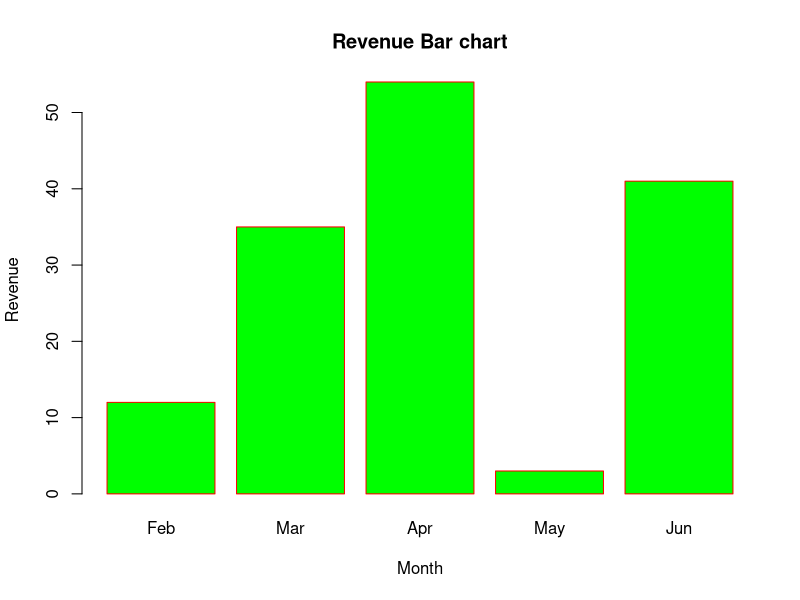

R code for this plot:
 H <- c(12,35,54,3,41)  
M<- c("Feb","Mar","Apr","May","Jun")  
   
barplot(H,names.arg=M,xlab="Month",ylab="Revenue",col="Green",  
        main="Revenue Bar chart",border="red")  
